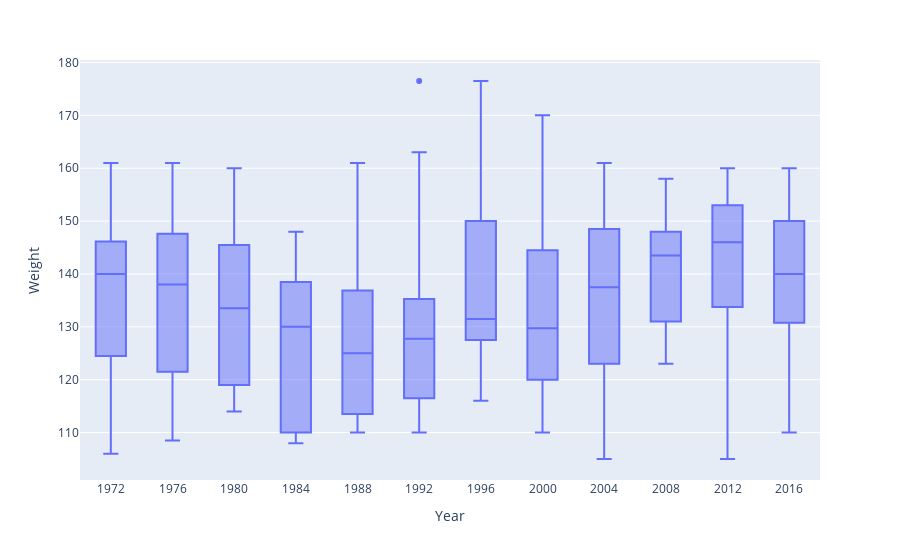

The notebook cell this image was saved under:
### Markdown cell above
### Weightlifting

### Code cell
# "Weightlifting Men's Super-Heavyweight"
# "Weightlifting Women's Super-Heavyweight"
weightlifting = athlete_events.query("Sport == 'Weightlifting'") # DF med all weightlifting
display(weightlifting['Event'].unique()) # kollar vilka event som finns
px.box(weightlifting.query('''Event == "Weightlifting Men's Super-Heavyweight"'''), x='Year', y='Weight')

### Figure 1 — Plotly figure (JSON) as saved in the notebook; plotly's stock layout.template omitted (floating-point values rounded to 4 significant figures; data arrays with more than 128 entries replaced by an {"elided": "..."} marker saying what was removed)
{"data": [{"alignmentgroup": "True", "hovertemplate": "Year=%{x}<br>Weight=%{y}<extra></extra>", "legendgroup": "", "marker": {"color": "#636efa"}, "name": "", "notched": false, "offsetgroup": "", "orientation": "v", "showlegend": false, "type": "box", "x": {"elided": "197 int values"}, "x0": " ", "xaxis": "x", "y": {"elided": "197 float values"}, "y0": " ", "yaxis": "y"}], "layout": {"boxmode": "group", "legend": {"tracegroupgap": 0}, "margin": {"t": 60}, "xaxis": {"anchor": "y", "domain": [0, 1], "title": {"text": "Year"}}, "yaxis": {"anchor": "x", "domain": [0, 1], "title": {"text": "Weight"}}}}
